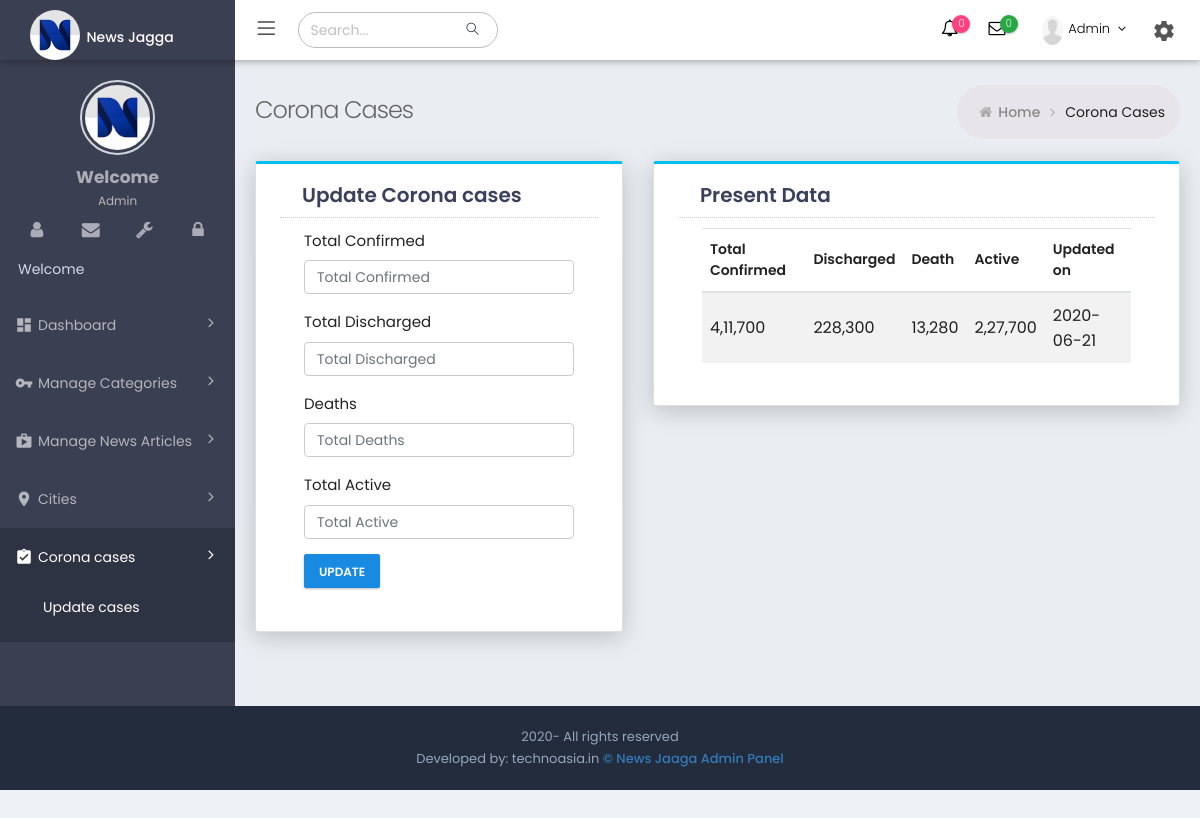
The page /admin/corona-cases.php (signed in) on the database its author committed.
### tables this page shows
CREATE TABLE `corona_cases` (
  `id` int(11) NOT NULL,
  `total_cases` varchar(20) NOT NULL,
  `total_discharged` varchar(20) NOT NULL,
  `total_deaths` varchar(20) NOT NULL,
  `total_active` varchar(20) NOT NULL,
  `updated_on` varchar(30) NOT NULL
);

### admin/corona-cases.php (the view, shortened to what this page needs)
<?php
			require('inc/config.php');
			$page="corona_cases";
?>
<html lang="en">
<head>
    <link href="assets/plugins/simple-line-icons/simple-line-icons.min.css" rel="stylesheet" type="text/css" />
    <link href="assets/plugins/font-awesome/css/font-awesome.min.css" rel="stylesheet" type="text/css"/>
	<link href="assets/plugins/bootstrap/css/bootstrap.min.css" rel="stylesheet" type="text/css" />
	<link href="assets/plugins/summernote/summernote.css" rel="stylesheet">
    <link href="assets/plugins/morris/morris.css" rel="stylesheet" type="text/css" />
	<link rel="stylesheet" href="assets/plugins/material/material.min.css">
	<link rel="stylesheet" href="assets/css/material_style.css">
	<link href="assets/css/pages/animate_page.css" rel="stylesheet">
    <link href="assets/css/plugins.min.css" rel="stylesheet" type="text/css" />
    <link href="assets/css/style.css" rel="stylesheet" type="text/css" />
    <link href="assets/css/responsive.css" rel="stylesheet" type="text/css" />
    <link href="assets/css/theme-color.css" rel="stylesheet" type="text/css" />
 </head>
		<?php
				require('inc/header.php');
		?>
        <div class="page-container">
 			<?php
					require('inc/sidebar.php');
			?>
            <div class="page-content-wrapper">
                <div class="page-content">
                    <div class="page-bar">
                        <div class="page-title-breadcrumb">
                            <div class=" pull-left">
                                <div class="page-title">Corona Cases</div>
                            </div>
                            <ol class="breadcrumb page-breadcrumb pull-right">
                                <li><i class="fa fa-home"></i>&nbsp;<a class="parent-item" href="dashboard.php">Home</a>&nbsp;<i class="fa fa-angle-right"></i>
                                </li>
                                <li class="active">Corona Cases</li>
                            </ol>
                        </div>
                    </div>
<div class="row">
							<div class="col-md-5">
								 <div class="card card-topline-aqua">
                                    <div class="card-body no-padding height-9">
                                     <div class="card-head">
								                 <header>Update Corona cases</header>
									</div>
									 <div class="card-body " id="bar-parent1">
								                                    <form method="post">
								                                       <div class="form-group">
								                                            <label for="simpleFormPassword">Total Confirmed</label>
								                                            <input type="text" name="confirmed" class="form-control" required placeholder="Total Confirmed" required>
								                                        </div>
																		<div class="form-group">
								                                            <label for="simpleFormPassword">Total Discharged</label>
								                                            <input type="text" name="discharged" class="form-control" required placeholder="Total Discharged" required>
								                                        </div>
																		<div class="form-group">
								                                            <label for="simpleFormPassword">Deaths</label>
								                                            <input type="text" name="deaths" class="form-control" required placeholder="Total Deaths" required>
								                                        </div>
																		<div class="form-group">
								                                            <label for="simpleFormPassword">Total Active</label>
								                                            <input type="text" name="active" class="form-control" required placeholder="Total Active" required>
								                                        </div>
								                                        <button type="submit" name="update" class="btn btn-primary">UPDATE</button>
								                                    </form>
								        </div>
                                    </div>
                                </div>
                            </div>
							<div class="col-md-7">
								 <div class="card card-topline-aqua">
                                    <div class="card-body no-padding height-9">
                                     <div class="card-head">
								                 <header>Present Data</header>
									</div>
									 <div class="card-body " id="bar-parent1">
								                                 <table class="table table-striped">
																  <thead>
																	<tr>
																	  <th>Total Confirmed</th>
																	 <th>Discharged</th>
																	  <th>Death</th>
																	  <th>Active</th>
																	  <th>Updated on</th>
																	 </tr>
																  </thead>
															<?php
															$q1="SELECT * FROM corona_cases where id='1'";
															$d1=mysqli_query($con,$q1);
															if (mysqli_num_rows($d1) > 0)
															{
															while($row =mysqli_fetch_array($d1))
															{
															?>
															 <tr>
													  <td><?php echo $row['total_cases'];?></td>
													  <td><?php echo $row['total_discharged'];?></td>
													  <td><?php echo $row['total_deaths'];?></td>
													  <td><?php echo $row['total_active'];?></td>
													  <td><?php echo $row['updated_on'];?></td>
													</tr>
															<?php
															}
															}
															?>
																 </table>
								        </div>
                                    </div>
                                </div>
                            </div>
							</div>
							</div>
							</div>
						</div>
                </div>
        <?php
				require('inc/footer.php');
		?>
      </body>
</html>

### admin/inc/header.php (shortened to what this page needs)
<body class="page-header-fixed sidemenu-closed-hidelogo page-content-white page-md header-white dark-sidebar-color logo-dark">
    <div class="page-wrapper">
        <div class="page-header navbar navbar-fixed-top">
            <div class="page-header-inner ">
                <div class="page-logo">
                    <a href="dashboard.php">
                    <img alt="logo" src="img/logo.jpeg" style="height:50px;border-radius:75%;">
                    <span class="logo-default" style="font-size:14px;">News Jagga</span> </a>
                </div>
				<ul class="nav navbar-nav navbar-left in">
					<li><a href="#" class="menu-toggler sidebar-toggler"><i class="icon-menu"></i></a></li>
				</ul>
                 <form class="search-form-opened" action="#" method="GET">
                    <div class="input-group">
                        <input type="text" class="form-control" placeholder="Search..." name="query">
                        <span class="input-group-btn search-btn">
                          <a href="javascript:;" class="btn submit">
                             <i class="icon-magnifier"></i>
                           </a>
                        </span>
                    </div>
                </form>
                <div class="top-menu">
                    <ul class="nav navbar-nav pull-right">
                        <li class="dropdown dropdown-extended dropdown-notification" id="header_notification_bar">
                            <a href="javascript:;" class="dropdown-toggle" data-toggle="dropdown" data-hover="dropdown" data-close-others="true">
                                <i class="fa fa-bell-o"></i>
                                <span class="badge headerBadgeColor1"> 0 </span>
                            </a>
                        </li>
 						<li class="dropdown dropdown-extended dropdown-inbox" id="header_inbox_bar">
                            <a href="javascript:;" class="dropdown-toggle" data-toggle="dropdown" data-hover="dropdown" data-close-others="true">
                                <i class="fa fa-envelope-o"></i>
                                <span class="badge headerBadgeColor2"> 0 </span>
                            </a>
                        </li>
 						<li class="dropdown dropdown-user">
                            <a href="#" class="dropdown-toggle" data-toggle="dropdown" data-hover="dropdown" data-close-others="true">
                                <img alt="User_pic" class="img-circle " src="img/user.jpg" />
                                <span class="username username-hide-on-mobile">Admin</span>
                                <i class="fa fa-angle-down"></i>
                            </a>
                        </li>
                        <li class="dropdown dropdown-quick-sidebar-toggler">
                             <a id="headerSettingButton" class="mdl-button mdl-js-button mdl-button--icon pull-right" data-upgraded=",MaterialButton">
	                           <i class="material-icons">settings</i>
	                        </a>
                        </li>
                    </ul>
                </div>
            </div>
        </div>

### admin/inc/sidebar.php (shortened to what this page needs)
<div class="sidebar-container">
 				<div class="sidemenu-container navbar-collapse collapse fixed-menu">
	                <div id="remove-scroll">
	                    <ul class="sidemenu page-header-fixed p-t-20" data-keep-expanded="false" data-auto-scroll="true" data-slide-speed="200">
	                        <li class="sidebar-user-panel">
	                            <div class="user-panel">
	                                <div class="row">
                                            <div class="sidebar-userpic">
                                                <img src="img/logo.jpeg" class="img-responsive" alt=""> </div>
                                        </div>
                                        <div class="profile-usertitle">
                                            <div class="sidebar-userpic-name">Welcome</div>
                                            <div class="profile-usertitle-job"> Admin </div>
                                        </div>
                                        <div class="sidebar-userpic-btn">
									        <a class="tooltips" href="#" data-placement="top" data-original-title="Profile">
									        	<i class="fa fa-User"></i>
									        </a>
									        <a class="tooltips" target="_blank" href="#" data-placement="top" data-original-title="Login to Web mail">
									        	<i class="fa fa-envelope"></i>
									        </a>
									        <a class="tooltips" target="_blank" href="#" data-placement="top" data-original-title="Login to cPanel">
									        	<i class="fa fa-wrench"></i>
									        </a>
									        <a class="tooltips" href="logout.php" data-placement="top" data-original-title="Logout">
									        	<i class="fa fa-lock"></i>
									        </a>
									    </div>
	                            </div>
	                        </li>
	                        <li class="menu-heading">
			                	<span> Welcome</span>
			                </li>
	                        <li class="nav-item start <?php if($page=='dashboard' or $page=='change_password'){ echo 'active';}?>">
	                            <a href="#" class="nav-link nav-toggle">
	                                <i class="material-icons">dashboard</i>
	                                <span class="title">Dashboard</span>
	                            </a>
	                        </li>
	                        <li class="nav-item <?php if($page=='add_category'){ echo 'active';}?>">
	                            <a href="#" class="nav-link nav-toggle">
	                                <i class="material-icons">vpn_key</i>
	                                <span class="title">Manage Categories</span>
	                            </a>
	                        </li>
							<li class="nav-item <?php if($page=='add_articles' or $page=='delete_articles' or $page=='edit_articles'){ echo 'active';}?>">
	                            <a href="#" class="nav-link nav-toggle">
	                                <i class="material-icons">shop</i>
	                                <span class="title">Manage News Articles</span>
	                            </a>
	                        </li>
							<li class="nav-item <?php if($page=='add_cities'){ echo 'active';}?>">
	                            <a href="#" class="nav-link nav-toggle">
	                                <i class="material-icons">location_on</i>
	                                <span class="title">Cities</span>
	                            </a>
	                        </li>
							<li class="nav-item <?php if($page=='corona_cases'){ echo 'active';}?>">
	                            <a href="#" class="nav-link nav-toggle">
	                                <i class="material-icons">assignment_turned_in</i>
	                                <span class="title">Corona cases</span>
	                            </a>
	                            <ul class="sub-menu">
	                                <li class="nav-item">
	                                    <a href="add-cities.php" class="nav-link ">
	                                        <span class="title" <?php if($page=='corona_cases'){?> style="color:white;" <?php }?>>Update cases</span>
	                                    </a>
	                                </li>
	                            </ul>
	                        </li>
	                    </ul>
	                </div>
                </div>
            </div>

### admin/inc/footer.php (shortened to what this page needs)
<div class="page-footer">
    <div class="page-footer-inner"> <?php echo date('Y');?>- All rights reserved<br>Developed by: technoasia.in
    <a href="#" target="_top" class="makerCss">&copy; News Jaaga Admin Panel</a>
    </div>
</div>

### admin/assets/css/material_style.css (style rules this page uses)
.material-icons { font-family: 'Material Icons'; font-weight: normal; font-style: normal; font-size: 24px; display: inline-block; line-height: 1; text-transform: none; letter-spacing: normal; word-wrap: normal; white-space: nowrap; direction: ltr; -webkit-font-smoothing: antialiased; text-rendering: optimizeLegibility; -moz-osx-font-smoothing: grayscale; font-feature-settings: 'liga'; }
.page-header.navbar .page-logo { line-height: 1.7 !important; }
.mdl-js-button { right: 10px; }
#headerSettingButton { color: #ffffff; }

### admin/assets/css/responsive.css (style rules this page uses)
@media only screen and (min-width:768px) { .navbar-left { float: left!important; } }
@media (min-width:768px) { .navbar-nav>li { float: left; } }
@media (min-width:992px) { .sidemenu-container { width: 235px; float: left; position: relative; margin-right: -100% } }
@media (min-width:992px) { .sidemenu-container.collapse { display: block; max-height: none !important } }
@media (min-width:992px) { .page-content-wrapper { float: left; width: 100% } }
@media (min-width:992px) { .page-content-wrapper .page-content { margin-left: 235px; margin-top: 0; min-height: 600px; padding: 25px 20px 10px } }
@media (min-width:992px) { .page-footer { clear: left } }

### rows shown on the page
corona_cases: total_cases "4,11,700", total_discharged "228,300", total_deaths "13,280", total_active "2,27,700", updated_on "2020-06-21"
